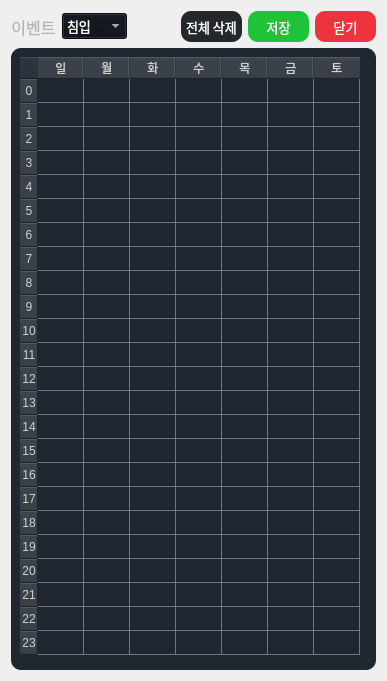
    <widget class="QWidget" name="widget" native="true">
     <property name="maximumSize">
      <size>
       <width>383</width>
       <height>709</height>
      </size>
     </property>
     <layout class="QVBoxLayout" name="verticalLayout_21">
      <item>
       <layout class="QVBoxLayout" name="verticalLayout_22">
        <item>
         <layout class="QHBoxLayout" name="horizontalLayout_8">
          <item>
           <layout class="QHBoxLayout" name="horizontalLayout_6">
            <item>
             <widget class="QLabel" name="event_label">
              <property name="maximumSize">
               <size>
                <width>52</width>
                <height>16777215</height>
               </size>
              </property>
              <property name="font">
               <font>
                <family>Sans</family>
                <pointsize>12</pointsize>
               </font>
              </property>
              <property name="styleSheet">
               <string notr="true">color: rgb(179,179,179);
background-color: rgba(191, 64, 64, 0);</string>
              </property>
              <property name="text">
               <string>이벤트</string>
              </property>
              <property name="alignment">
               <set>Qt::AlignmentFlag::AlignCenter</set>
              </property>
             </widget>
            </item>
            <item>
             <widget class="QComboBox" name="event_box">
              <property name="font">
               <font>
                <family>Sans</family>
                <pointsize>10</pointsize>
                <bold>false</bold>
               </font>
              </property>
              <property name="styleSheet">
               <string notr="true">color: rgb(255, 255, 255);
background-color: rgb(13, 16, 23);
selection-background-color: rgb(53, 132, 228);
</string>
              </property>
              <property name="minimumContentsLength">
               <number>0</number>
              </property>
              <item>
               <property name="text">
                <string>침입</string>
               </property>
              </item>
              <item>
               <property name="text">
                <string>배회</string>
               </property>
              </item>
              <item>
               <property name="text">
                <string>쓰러짐</string>
               </property>
              </item>
              <item>
               <property name="text">
                <string>싸움</string>
               </property>
              </item>
              <item>
               <property name="text">
                <string>방화</string>
               </property>
              </item>
             </widget>
            </item>
           </layout>
          </item>
          <item>
           <spacer name="horizontalSpacer_2">
            <property name="orientation">
             <enum>Qt::Orientation::Horizontal</enum>
            </property>
            <property name="sizeHint" stdset="0">
             <size>
              <width>40</width>
              <height>20</height>
             </size>
            </property>
           </spacer>
          </item>
          <item>
           <layout class="QHBoxLayout" name="horizontalLayout_7">
            <item>
             <widget class="QPushButton" name="schedule_all_remove_bnt">
              <property name="minimumSize">
               <size>
                <width>61</width>
                <height>31</height>
               </size>
              </property>
              <property name="maximumSize">
               <size>
                <width>61</width>
                <height>31</height>
               </size>
              </property>
              <property name="font">
               <font>
                <family>Sans</family>
                <pointsize>10</pointsize>
               </font>
              </property>
              <property name="cursor">
               <cursorShape>PointingHandCursor</cursorShape>
              </property>
              <property name="styleSheet">
               <string notr="true">background-color: rgb(36, 39, 44);
color: rgb(255, 255, 255);
border-radius: 10px;

</string>
              </property>
              <property name="text">
               <string>전체 삭제</string>
              </property>
             </widget>
            </item>
            <item>
             <widget class="QPushButton" name="schedule_apply_bnt">
              <property name="minimumSize">
               <size>
                <width>61</width>
                <height>31</height>
               </size>
              </property>
              <property name="maximumSize">
               <size>
                <width>61</width>
                <height>31</height>
               </size>
              </property>
              <property name="font">
               <font>
                <family>Sans</family>
                <pointsize>10</pointsize>
               </font>
              </property>
              <property name="cursor">
               <cursorShape>PointingHandCursor</cursorShape>
              </property>
              <property name="styleSheet">
               <string notr="true">background-color: rgb(30, 195, 55);
color: rgb(255, 255, 255);
border-radius: 10px;

</string>
              </property>
              <property name="text">
               <string>저장</string>
              </property>
             </widget>
            </item>
            <item>
             <widget class="QPushButton" name="schedule_close_bnt">
              <property name="minimumSize">
               <size>
                <width>61</width>
                <height>31</height>
               </size>
              </property>
              <property name="maximumSize">
               <size>
                <width>61</width>
                <height>31</height>
               </size>
              </property>
              <property name="font">
               <font>
                <family>Sans</family>
                <pointsize>10</pointsize>
               </font>
              </property>
              <property name="cursor">
               <cursorShape>PointingHandCursor</cursorShape>
              </property>
              <property name="styleSheet">
               <string notr="true">background-color: rgb(237, 51, 59);
color: rgb(255, 255, 255);
border-radius: 10px;

</string>
              </property>
              <property name="text">
               <string>닫기</string>
              </property>
             </widget>
            </item>
           </layout>
          </item>
         </layout>
        </item>
        <item>
         <widget class="QWidget" name="detect_time_table_widget" native="true">
          <property name="sizePolicy">
           <sizepolicy hsizetype="Preferred" vsizetype="Preferred">
            <horstretch>0</horstretch>
            <verstretch>0</verstretch>
           </sizepolicy>
          </property>
          <property name="minimumSize">
           <size>
            <width>365</width>
            <height>622</height>
           </size>
          </property>
          <property name="maximumSize">
           <size>
            <width>365</width>
            <height>622</height>
           </size>
          </property>
          <property name="styleSheet">
           <string notr="true">color: rgb(255, 255, 255);
background-color: rgb(32,39,49);
border-radius: 10px;


</string>
          </property>
          <layout class="QHBoxLayout" name="horizontalLayout_9">
           <item>
            <widget class="QTableWidget" name="schedule_time_table">
             <property name="minimumSize">
              <size>
               <width>0</width>
               <height>575</height>
              </size>
             </property>
             <property name="maximumSize">
              <size>
               <width>9999</width>
               <height>9999</height>
              </size>
             </property>
             <property name="font">
              <font>
               <family>Sans</family>
              </font>
             </property>
             <property name="styleSheet">
              <string notr="true">QTableView {

gridline-color: rgb(119, 118, 123);
	background-color: rgba(0, 0, 0, 0);

}

QHeaderView::section {
    color: rgb(209, 209, 209); /* 헤더 텍스트 색상 - 회색 */
	background-color: rgb(44, 51, 60); 

}

QTableWidget::item:selected {
        background-color:  rgba(30, 195, 55, 40); /* 드래그 시 선택된 셀의 배경색 */
		border: 1px solid rgba(209, 209, 209, 30);
        color: white; /* 선택된 셀의 글자 색 */
    }
    QTableWidget::item:hover {
        background-color: rgba(209, 209, 209, 30);; /* 드래그할 때 마우스가 위치한 셀의 배경색 */
    }</string>
             </property>
             <property name="showDropIndicator" stdset="0">
              <bool>true</bool>
             </property>
             <property name="dragEnabled">
              <bool>false</bool>
             </property>
             <property name="dragDropOverwriteMode">
              <bool>true</bool>
             </property>
             <property name="dragDropMode">
              <enum>QAbstractItemView::DragDropMode::NoDragDrop</enum>
             </property>
             <property name="selectionMode">
              <enum>QAbstractItemView::SelectionMode::MultiSelection</enum>
             </property>
             <property name="selectionBehavior">
              <enum>QAbstractItemView::SelectionBehavior::SelectItems</enum>
             </property>
             <property name="gridStyle">
              <enum>Qt::PenStyle::SolidLine</enum>
             </property>
             <property name="sortingEnabled">
              <bool>false</bool>
             </property>
             <property name="rowCount">
              <number>24</number>
             </property>
             <attribute name="horizontalHeaderCascadingSectionResizes">
              <bool>false</bool>
             </attribute>
             <attribute name="horizontalHeaderMinimumSectionSize">
              <number>3</number>
             </attribute>
             <attribute name="horizontalHeaderDefaultSectionSize">
              <number>46</number>
             </attribute>
             <attribute name="horizontalHeaderShowSortIndicator" stdset="0">
              <bool>false</bool>
             </attribute>
             <attribute name="horizontalHeaderStretchLastSection">
              <bool>false</bool>
             </attribute>
             <attribute name="verticalHeaderVisible">
              <bool>true</bool>
             </attribute>
             <attribute name="verticalHeaderCascadingSectionResizes">
              <bool>false</bool>
             </attribute>
             <attribute name="verticalHeaderMinimumSectionSize">
              <number>18</number>
             </attribute>
             <attribute name="verticalHeaderDefaultSectionSize">
              <number>24</number>
             </attribute>
             <attribute name="verticalHeaderShowSortIndicator" stdset="0">
              <bool>false</bool>
             </attribute>
             <attribute name="verticalHeaderStretchLastSection">
              <bool>false</bool>
             </attribute>
             <row>
              <property name="text">
               <string>0</string>
              </property>
              <property name="textAlignment">
               <set>AlignCenter</set>
              </property>
             </row>
             <row>
              <property name="text">
               <string>1</string>
              </property>
              <property name="textAlignment">
               <set>AlignCenter</set>
              </property>
             </row>
             <row>
              <property name="text">
               <string>2</string>
              </property>
              <property name="textAlignment">
               <set>AlignCenter</set>
              </property>
             </row>
             <row>
              <property name="text">
               <string>3</string>
              </property>
              <property name="textAlignment">
               <set>AlignCenter</set>
              </property>
             </row>
             <row>
              <property name="text">
               <string>4</string>
              </property>
              <property name="textAlignment">
               <set>AlignCenter</set>
              </property>
             </row>
             <row>
              <property name="text">
               <string>5</string>
              </property>
              <property name="textAlignment">
               <set>AlignCenter</set>
              </property>
             </row>
             <row>
              <property name="text">
               <string>6</string>
              </property>
              <property name="textAlignment">
               <set>AlignCenter</set>
              </property>
             </row>
             <row>
              <property name="text">
               <string>7</string>
              </property>
              <property name="textAlignment">
               <set>AlignCenter</set>
              </property>
             </row>
             <row>
              <property name="text">
               <string>8</string>
              </property>
              <property name="textAlignment">
               <set>AlignCenter</set>
              </property>
             </row>
             <row>
              <property name="text">
               <string>9</string>
              </property>
              <property name="textAlignment">
               <set>AlignCenter</set>
              </property>
             </row>
             <row>
              <property name="text">
               <string>10</string>
              </property>
              <property name="textAlignment">
               <set>AlignCenter</set>
              </property>
             </row>
             <row>
              <property name="text">
               <string>11</string>
              </property>
              <property name="textAlignment">
               <set>AlignCenter</set>
              </property>
             </row>
             <row>
              <property name="text">
               <string>12</string>
              </property>
              <property name="textAlignment">
               <set>AlignCenter</set>
              </property>
             </row>
             <row>
              <property name="text">
               <string>13</string>
              </property>
              <property name="textAlignment">
               <set>AlignCenter</set>
              </property>
             </row>
             <row>
              <property name="text">
               <string>14</string>
              </property>
              <property name="textAlignment">
               <set>AlignCenter</set>
              </property>
             </row>
             <row>
              <property name="text">
               <string>15</string>
              </property>
              <property name="textAlignment">
               <set>AlignCenter</set>
              </property>
             </row>
             <row>
              <property name="text">
               <string>16</string>
              </property>
              <property name="textAlignment">
               <set>AlignCenter</set>
              </property>
             </row>
             <row>
              <property name="text">
               <string>17</string>
              </property>
              <property name="textAlignment">
               <set>AlignCenter</set>
              </property>
             </row>
             <row>
              <property name="text">
               <string>18</string>
              </property>
              <property name="textAlignment">
               <set>AlignCenter</set>
              </property>
             </row>
             <row>
              <property name="text">
               <string>19</string>
              </property>
              <property name="textAlignment">
               <set>AlignCenter</set>
              </property>
             </row>
             <row>
              <property name="text">
               <string>20</string>
              </property>
              <property name="textAlignment">
               <set>AlignCenter</set>
              </property>
             </row>
             <row>
              <property name="text">
               <string>21</string>
              </property>
              <property name="textAlignment">
               <set>AlignCenter</set>
              </property>
             </row>
             <row>
              <property name="text">
               <string>22</string>
              </property>
              <property name="textAlignment">
               <set>AlignCenter</set>
              </property>
             </row>
             <row>
              <property name="text">
               <string>23</string>
              </property>
              <property name="textAlignment">
               <set>AlignCenter</set>
              </property>
             </row>
             <column>
              <property name="text">
               <string>일</string>
              </property>
             </column>
             <column>
              <property name="text">
               <string>월</string>
              </property>
             </column>
             <column>
              <property name="text">
               <string>화</string>
              </property>
             </column>
             <column>
              <property name="text">
               <string>수</string>
              </property>
             </column>
             <column>
              <property name="text">
               <string>목</string>
              </property>
             </column>
             <column>
              <property name="text">
               <string>금</string>
              </property>
             </column>
             <column>
              <property name="text">
               <string>토</string>
              </property>
             </column>
            </widget>
           </item>
          </layout>
         </widget>
        </item>
       </layout>
      </item>
     </layout>
    </widget>
